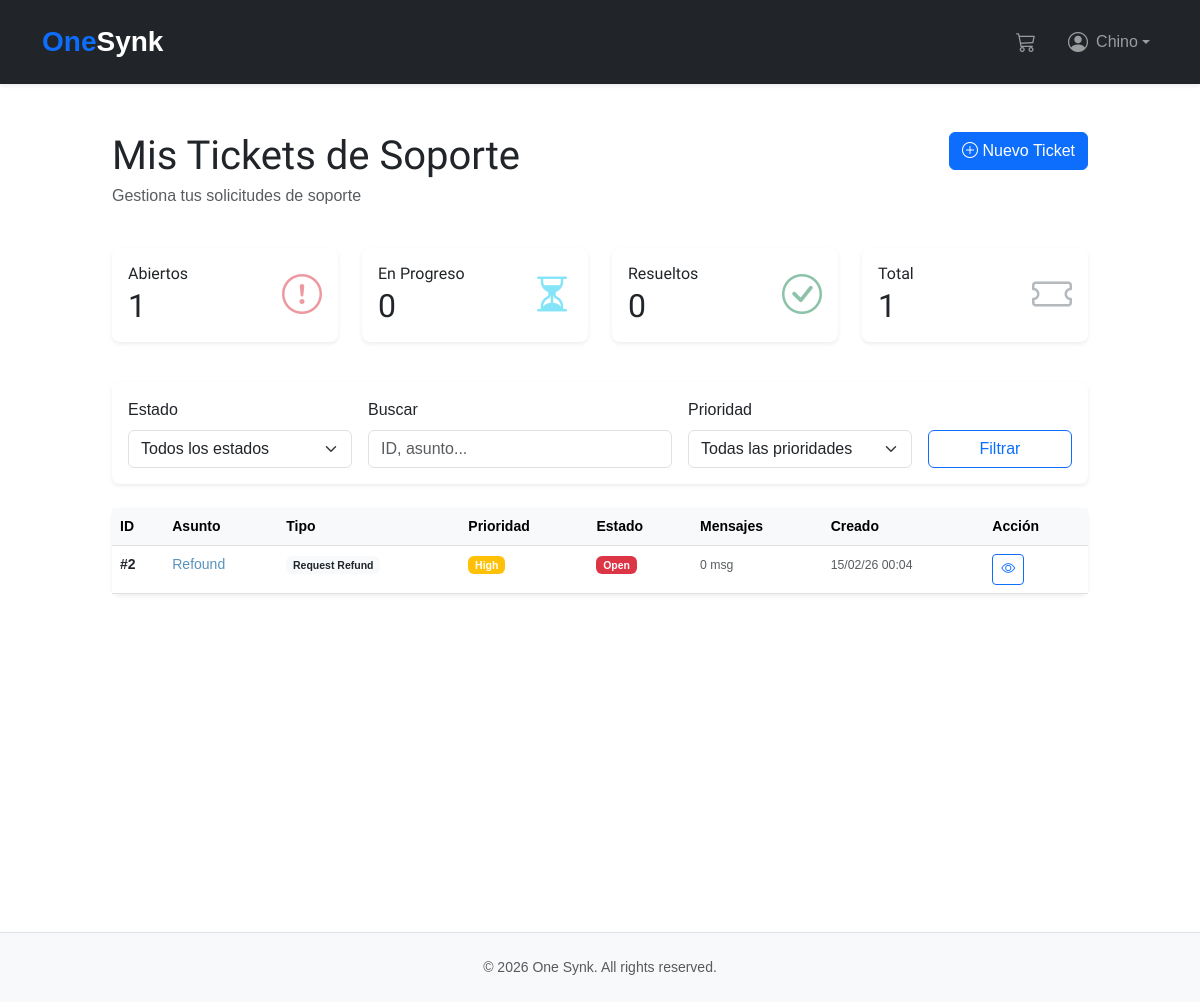
The page /support/ (signed in) on the database its author committed.
### accounts/models.py (models this page shows, shortened)
class CustomUser(AbstractUser):
    phone_regex = RegexValidator(
        regex=r"^\d{10}$",
        message=_("Phone number must be exactly 10 digits (e.g., 5522445104)."),
    )
    USER_TYPE_CHOICES = (
        ("regular_user", "Regular User"),
        ("wholesaler", "Wholesaler"),
    )
    class UserTypes(models.TextChoices):
        REGULAR = "regular_user", _("Regular User")
        WHOLESALER = "wholesaler", _("Wholesaler")
    phone = models.CharField(
        _("phone number"),
        max_length=10,
        validators=[phone_regex],
        blank=True,
        null=True,
        help_text=_("Format: 5522445104"),
    )
    user_type = models.CharField(
        max_length=20,
        choices=USER_TYPE_CHOICES,
        default="regular_user",
        help_text=_(
            "Designates whether the user is a regular customer or a wholesaler."
        ),
    )
    stripe_customer_id = models.CharField(
        _("Stripe Customer ID"),
        max_length=255,
        blank=True,
        null=True,
        unique=True,
        help_text=_("Unique identifier for the customer in Stripe."),
    )
    payment_method = models.CharField(
        _("default payment method"),
        max_length=255,
        blank=True,
        null=True,
        help_text=_("ID of the default payment method in Stripe."),
    )
    created_at = models.DateTimeField(_("created at"), auto_now_add=True)
    updated_at = models.DateTimeField(_("updated at"), auto_now=True)
    class Meta:
        verbose_name = _("User")
        verbose_name_plural = _("Users")
        ordering = ["-created_at"]

### support/models.py (models this page shows, shortened)
class SupportTicket(models.Model):
    class IssueType(models.TextChoices):
        CLARIFICATION = "clarification", _("Request Clarification")
        PROBLEM = "problem", _("Report a Problem")
        CONTACT = "contact", _("Contact Support")
        REFUND = "refund", _("Request Refund")
        OTHER = "other", _("Other")
    class Status(models.TextChoices):
        OPEN = "open", _("Open")
        IN_PROGRESS = "in_progress", _("In Progress")
        WAITING_CUSTOMER = "waiting_customer", _("Waiting for Customer")
        RESOLVED = "resolved", _("Resolved")
        CLOSED = "closed", _("Closed")
    class Priority(models.TextChoices):
        LOW = "low", _("Low")
        MEDIUM = "medium", _("Medium")
        HIGH = "high", _("High")
        URGENT = "urgent", _("Urgent")
    user = models.ForeignKey(
        CustomUser,
        on_delete=models.CASCADE,
        related_name="support_tickets",
        verbose_name=_("user"),
    )
    order = models.ForeignKey(
        Order,
        on_delete=models.SET_NULL,
        null=True,
        blank=True,
        related_name="support_tickets",
        verbose_name=_("related order"),
    )
    issue_type = models.CharField(
        max_length=20,
        choices=IssueType.choices,
        default=IssueType.CONTACT,
        verbose_name=_("issue type"),
    )
    subject = models.CharField(max_length=255, verbose_name=_("subject"))
    message = models.TextField(verbose_name=_("detailed description"))
    status = models.CharField(
        max_length=20,
        choices=Status.choices,
        default=Status.OPEN,
        verbose_name=_("status"),
    )
    priority = models.CharField(
        max_length=20,
        choices=Priority.choices,
        default=Priority.MEDIUM,
        verbose_name=_("priority"),
    )
    assigned_to = models.ForeignKey(
        CustomUser,
        on_delete=models.SET_NULL,
        null=True,
        blank=True,
        related_name="assigned_tickets",
        verbose_name=_("assigned staff"),
    )
    created_at = models.DateTimeField(auto_now_add=True)
    updated_at = models.DateTimeField(auto_now=True)
    resolved_at = models.DateTimeField(
        null=True, blank=True, verbose_name=_("resolved at")
    )
    objects = SupportTicketManager()
    class Meta:
        verbose_name = _("Support Ticket")
        verbose_name_plural = _("Support Tickets")
        ordering = ["-created_at"]
        indexes = [
            models.Index(fields=["user", "-created_at"]),
            models.Index(fields=["status", "-created_at"]),
        ]
    def get_status_color(self):
        colors = {
            self.Status.OPEN: "danger",
            self.Status.IN_PROGRESS: "info",
            self.Status.WAITING_CUSTOMER: "warning",
            self.Status.RESOLVED: "success",
            self.Status.CLOSED: "secondary",
        }
        return colors.get(self.status, "secondary")

### support/views.py (the view)
# urls.py: path("", views.ticket_list, name="ticket_list"),
@login_required
@require_http_methods(["GET"])
def ticket_list(request):
    tickets = request.user.support_tickets.select_related("order", "assigned_to").order_by("-created_at")
    status_filter = request.GET.get("status")
    if status_filter:
        tickets = tickets.filter(status=status_filter)
    paginator = Paginator(tickets, 10)
    page_number = request.GET.get("page")
    page_obj = paginator.get_page(page_number)
    stats = {
        "open": request.user.support_tickets.filter(status="open").count(),
        "in_progress": request.user.support_tickets.filter(
            status="in_progress"
        ).count(),
        "resolved": request.user.support_tickets.filter(status="resolved").count(),
        "total": request.user.support_tickets.count(),
    }
    context = {
        "tickets": page_obj,
        "stats": stats,
        "current_status": status_filter,
        "page_title": _("My Support Tickets"),
    }
    return render(request, "support/ticket_list.html", context)

### support/templates/support/ticket_list.html (shortened to what this page needs)
{% extends 'shop/base.html' %}
{% load static %}
{% block content %}
<div class="container py-5">
    <div class="row mb-4">
        <div class="col-md-8">
            <h1 class="mb-1">Mis Tickets de Soporte</h1>
            <p class="text-muted">Gestiona tus solicitudes de soporte</p>
        </div>
        <div class="col-md-4 text-end">
            <a href="{% url 'support:ticket_create' %}" class="btn btn-primary">
                <i class="bi bi-plus-circle"></i> Nuevo Ticket
            </a>
        </div>
    </div>
    <div class="row mb-4">
        <div class="col-md-3 mb-3">
            <div class="card border-0 shadow-sm">
                <div class="card-body">
                    <div class="d-flex align-items-center">
                        <div class="flex-grow-1">
                            <h6 class="card-title mb-1">Abiertos</h6>
                            <h2 class="mb-0">{{ stats.open }}</h2>
                        </div>
                        <div class="text-danger fs-1 opacity-50">
                            <i class="bi bi-exclamation-circle"></i>
                        </div>
                    </div>
                </div>
            </div>
        </div>
        <div class="col-md-3 mb-3">
            <div class="card border-0 shadow-sm">
                <div class="card-body">
                    <div class="d-flex align-items-center">
                        <div class="flex-grow-1">
                            <h6 class="card-title mb-1">En Progreso</h6>
                            <h2 class="mb-0">{{ stats.in_progress }}</h2>
                        </div>
                        <div class="text-info fs-1 opacity-50">
                            <i class="bi bi-hourglass-split"></i>
                        </div>
                    </div>
                </div>
            </div>
        </div>
        <div class="col-md-3 mb-3">
            <div class="card border-0 shadow-sm">
                <div class="card-body">
                    <div class="d-flex align-items-center">
                        <div class="flex-grow-1">
                            <h6 class="card-title mb-1">Resueltos</h6>
                            <h2 class="mb-0">{{ stats.resolved }}</h2>
                        </div>
                        <div class="text-success fs-1 opacity-50">
                            <i class="bi bi-check-circle"></i>
                        </div>
                    </div>
                </div>
            </div>
        </div>
        <div class="col-md-3 mb-3">
            <div class="card border-0 shadow-sm">
                <div class="card-body">
                    <div class="d-flex align-items-center">
                        <div class="flex-grow-1">
                            <h6 class="card-title mb-1">Total</h6>
                            <h2 class="mb-0">{{ stats.total }}</h2>
                        </div>
                        <div class="text-secondary fs-1 opacity-50">
                            <i class="bi bi-ticket"></i>
                        </div>
                    </div>
                </div>
            </div>
        </div>
    </div>
    <div class="card border-0 shadow-sm mb-4">
        <div class="card-body">
            <form method="get" class="row g-3">
                <div class="col-md-3">
                    <label for="status" class="form-label">Estado</label>
                    <select class="form-select" id="status" name="status">
                        <option value="">Todos los estados</option>
                    </select>
                </div>
                <div class="col-md-4">
                    <label for="search" class="form-label">Buscar</label>
                    <input type="text" class="form-control" id="search" name="search"
                           placeholder="ID, asunto..." value="{{ request.GET.search }}">
                </div>
                <div class="col-md-3">
                    <label for="priority" class="form-label">Prioridad</label>
                    <select class="form-select" id="priority" name="priority">
                        <option value="">Todas las prioridades</option>
                    </select>
                </div>
                <div class="col-md-2 d-flex align-items-end">
                    <button type="submit" class="btn btn-outline-primary w-100">Filtrar</button>
                </div>
            </form>
        </div>
    </div>
    {% if tickets %}
        <div class="card border-0 shadow-sm">
            <div class="table-responsive">
                <table class="table table-hover mb-0">
                    <thead class="table-light">
                        <tr>
                            <th>ID</th>
                            <th>Asunto</th>
                            <th>Tipo</th>
                            <th>Prioridad</th>
                            <th>Estado</th>
                            <th>Mensajes</th>
                            <th>Creado</th>
                            <th>Acción</th>
                        </tr>
                    </thead>
                    <tbody>
                        {% for ticket in tickets %}
                            <tr>
                                <td>
                                    <strong>#{{ ticket.id }}</strong>
                                </td>
                                <td>
                                    <a href="{% url 'support:ticket_detail' ticket.id %}" class="text-decoration-none">
                                        {{ ticket.subject|truncatewords:5 }}
                                    </a>
                                </td>
                                <td>
                                    <span class="badge bg-light text-dark">
                                        {{ ticket.get_issue_type_display }}
                                    </span>
                                </td>
                                <td>
                                    {% with priority_class=ticket.priority %}
                                        {% if priority_class == 'urgent' %}
                                            <span class="badge bg-danger">{{ ticket.get_priority_display }}</span>
                                        {% elif priority_class == 'high' %}
                                            <span class="badge bg-warning">{{ ticket.get_priority_display }}</span>
                                        {% elif priority_class == 'medium' %}
                                            <span class="badge bg-info">{{ ticket.get_priority_display }}</span>
                                        {% else %}
                                            <span class="badge bg-success">{{ ticket.get_priority_display }}</span>
                                        {% endif %}
                                    {% endwith %}
                                </td>
                                <td>
                                    <span class="badge bg-{{ ticket.get_status_color }}">
                                        {{ ticket.get_status_display }}
                                    </span>
                                </td>
                                <td>
                                    <small class="text-muted">{{ ticket.messages.count }} msg</small>
                                </td>
                                <td>
                                    <small class="text-muted">{{ ticket.created_at|date:"d/m/y H:i" }}</small>
                                </td>
                                <td>
                                    <a href="{% url 'support:ticket_detail' ticket.id %}" class="btn btn-sm btn-outline-primary">
                                        <i class="bi bi-eye"></i>
                                    </a>
                                </td>
                            </tr>
                        {% endfor %}
                    </tbody>
                </table>
            </div>
        </div>
    {% endif %}
</div>
{% endblock %}

### shop/templates/shop/base.html (shortened to what this page needs)
{% load static %}
{% load i18n %}
<!DOCTYPE html>
<html lang="en">
<head>
    <link href="https://cdn.jsdelivr.net/npm/bootstrap@5.3.0/dist/css/bootstrap.min.css" rel="stylesheet">
    <link rel="stylesheet" href="https://cdn.jsdelivr.net/npm/bootstrap-icons@1.11.0/font/bootstrap-icons.css">
    <link href="{% static 'css/base.css' %}" rel="stylesheet">
</head>
<body>
    <nav class="navbar navbar-expand-lg navbar-dark bg-dark shadow-sm py-3">
        <div class="container">
            <a href="{% url 'shop:product_list' %}" class="navbar-brand fw-bold fs-3">
                <span class="text-primary">One</span>Synk
            </a>
            <div class="collapse navbar-collapse" id="mainNav">
                <ul class="navbar-nav ms-auto align-items-center">
                    <li class="nav-item me-lg-3">
                        <a class="nav-link position-relative" href="{% url 'cart:cart_detail' %}">
                            <i class="bi bi-cart3 fs-5"></i>
                        </a>
                    </li>
                    {% if user.is_authenticated %}
                        <li class="nav-item dropdown">
                            <a class="nav-link dropdown-toggle d-flex align-items-center" href="#" id="userDropdown" role="button" data-bs-toggle="dropdown">
                                <i class="bi bi-person-circle fs-5 me-2"></i>
                                <span>{{ user.first_name|default:user.username }}</span>
                            </a>
                        </li>
                    {% endif %}
                </ul>
            </div>
        </div>
    </nav>
    <main id="content" class="min-vh-100">
        {% block content %}{% endblock %}
    </main>
    <footer class="bg-light py-4 border-top mt-5">
        <div class="container text-center">
            <p class="text-muted small mb-0">&copy; 2026 One Synk. {% trans "All rights reserved." %}</p>
        </div>
    </footer>
</body>
</html>

### rows shown on the page
CustomUser: first_name "Chino"
SupportTicket: id "2", subject "Refound", issue_type "Request Refund", priority "High", status "Open", messages.count "0", created_at "15/02/26 00:04"

### other values the page prints
{{ stats.open }} "1"
{{ stats.in_progress }} "0"
{{ stats.resolved }} "0"
{{ stats.total }} "1"
